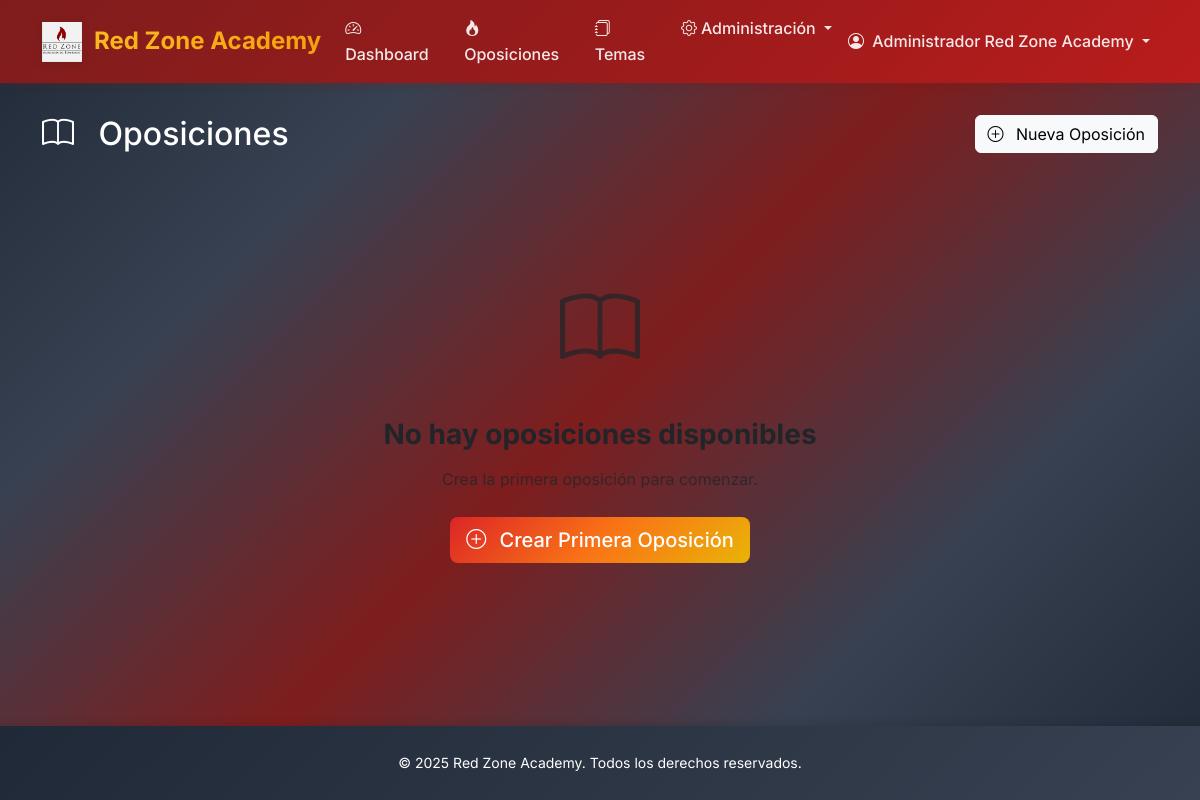
The app's page /dashboard/oposiciones/ (signed in), older data.
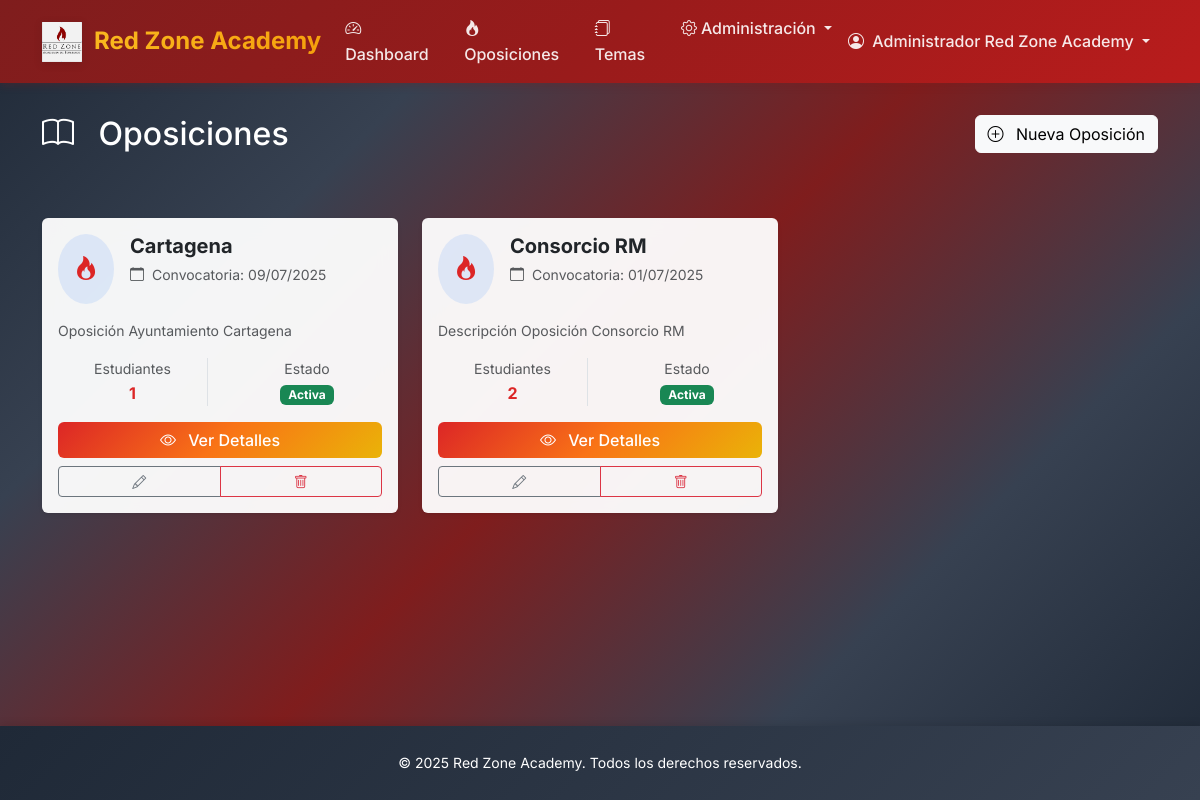
The same page, newer data.
### core/models.py (models this page shows, shortened)
class Oposicion(models.Model):
    nombre = models.CharField(max_length=200)
    descripcion = models.TextField()
    fecha_convocatoria = models.DateField()
    alumnos_con_acceso = models.ManyToManyField(
        User,
        limit_choices_to={'user_type': 'student'},
        blank=True,
        related_name='oposiciones_acceso'
    )
    created_at = models.DateTimeField(auto_now_add=True)
    updated_at = models.DateTimeField(auto_now=True)
    class Meta:
        verbose_name_plural = "Oposiciones"

### core/views.py (the view)
# urls.py: path('oposiciones/', views.OposicionListView.as_view(), name='oposicion_list'),
class OposicionListView(LoginRequiredMixin, ListView):
    model = Oposicion
    template_name = 'core/oposicion_list.html'
    context_object_name = 'oposiciones'
    paginate_by = 12
    def get_queryset(self):
        queryset = Oposicion.objects.prefetch_related('temas', 'alumnos_con_acceso')
        if self.request.user.is_admin():
            return queryset.all()
        return queryset.filter(alumnos_con_acceso=self.request.user)
    def get_context_data(self, **kwargs):
        context = super().get_context_data(**kwargs)
        context['title'] = 'Mis Oposiciones'
        return context

### accounts/models.py (called while the page is built)
    def is_admin(self):
        return self.user_type == 'admin'

### templates/core/oposicion_list.html (shortened to what the changed rows need)
{% extends 'base.html' %}
{% load humanize %}
{% block content %}
<div class="container-fluid">
    <div class="page-header">
        <div class="container">
            <div class="row align-items-center">
                <div class="col">
                    <h1 class="h2 mb-0">
                        <i class="bi bi-book me-3"></i>
                        Oposiciones
                    </h1>
                </div>
            </div>
        </div>
    </div>
    <div class="container">
        {% if oposiciones %}
            <div class="row">
                {% for oposicion in oposiciones %}
                    <div class="col-lg-4 col-md-6 mb-4">
                        <div class="card border-0 shadow-sm h-100 oposicion-card">
                            <div class="card-body d-flex flex-column">
                                <div class="d-flex align-items-start mb-3">
                                    <div class="bg-primary bg-opacity-10 rounded-circle p-3 me-3">
                                        <i class="bi bi-fire text-primary fs-4"></i>
                                    </div>
                                    <div class="flex-grow-1">
                                        <h5 class="card-title mb-1 fw-bold">
                                            {{ oposicion.nombre }}
                                        </h5>
                                        <small class="text-muted">
                                            <i class="bi bi-calendar me-1"></i>
                                            Convocatoria: {{ oposicion.fecha_convocatoria|date:"d/m/Y" }}
                                        </small>
                                    </div>
                                </div>
                                <div class="mb-3 flex-grow-1">
                                    <p class="text-muted small mb-0">
                                        {{ oposicion.descripcion|truncatechars:120 }}
                                    </p>
                                </div>
                                <div class="mb-3">
                                    <div class="row text-center">
                                        <div class="col-6">
                                            <div class="border-end">
                                                <small class="text-muted d-block">Estudiantes</small>
                                                <span class="fw-bold text-primary">
                                                    {{ oposicion.alumnos_con_acceso.count }}
                                                </span>
                                            </div>
                                        </div>
                                        <div class="col-6">
                                            <small class="text-muted d-block">Estado</small>
                                            <span class="badge bg-success">Activa</span>
                                        </div>
                                    </div>
                                </div>
                                <div class="d-grid gap-2">
                                    <a href="{% url 'core:oposicion_detail' oposicion.pk %}"
                                       class="btn btn-primary">
                                        <i class="bi bi-eye me-2"></i>
                                        Ver Detalles
                                    </a>
                                    {% if user.is_admin %}
                                        <div class="btn-group" role="group">
                                            <a href="{% url 'core:admin_oposicion_update' oposicion.pk %}"
                                               class="btn btn-outline-secondary btn-sm">
                                                <i class="bi bi-pencil"></i>
                                            </a>
                                            <a href="{% url 'core:admin_oposicion_delete' oposicion.pk %}"
                                               class="btn btn-outline-danger btn-sm">
                                                <i class="bi bi-trash"></i>
                                            </a>
                                        </div>
                                    {% endif %}
                                </div>
                            </div>
                        </div>
                    </div>
                {% endfor %}
            </div>
        {% else %}
            <div class="row justify-content-center">
                <div class="col-md-6">
                    <div class="text-center py-5">
                        <div class="mb-4">
                            <i class="bi bi-book text-muted" style="font-size: 5rem;"></i>
                        </div>
                        <h3 class="fw-bold mb-3">No hay oposiciones disponibles</h3>
                        <p class="text-muted mb-4">
                            {% if user.is_admin %}
                                Crea la primera oposición para comenzar.
                            {% else %}
                                Aún no tienes oposiciones asignadas. Contacta con el administrador.
                            {% endif %}
                        </p>
                        {% if user.is_admin %}
                            <a href="{% url 'core:admin_oposicion_create' %}" class="btn btn-primary btn-lg">
                                <i class="bi bi-plus-circle me-2"></i>
                                Crear Primera Oposición
                            </a>
                        {% endif %}
                    </div>
                </div>
            </div>
        {% endif %}
    </div>
</div>
{% endblock %}

Row changes from the older to the newer data that the page shows:
added Oposicion: nombre "Cartagena", fecha_convocatoria "09/07/2025", descripcion "Oposición Ayuntamiento Cartagena", alumnos_con_acceso.count "1"
added Oposicion: nombre "Consorcio RM", fecha_convocatoria "01/07/2025", descripcion "Descripción Oposición Consorcio RM", alumnos_con_acceso.count "2"
Text that changed along with them:
text no longer shown: "No hay oposiciones disponibles Crea la primera oposición para comenzar. Crear Primera Oposición"
